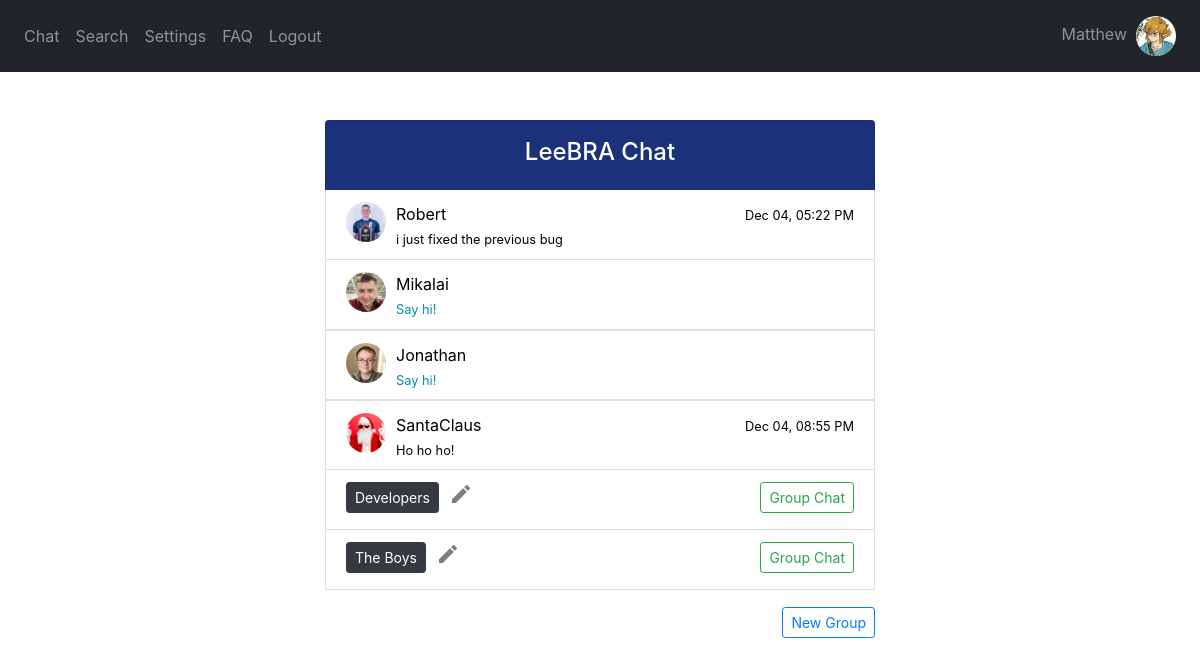
Screenshot of / (signed in) with the database file from the repository.
### website/models.py (models this page shows)
class User(db.Model, UserMixin):
    username = db.Column(db.String(150), unique=True)
    password = db.Column(db.String(150))
    answer = db.Column(db.String(150)) # security word
    question = db.Column(db.String(150)) # security question
    text_color = db.Column(db.String(20), default='Black') # message text color
    text_size = db.Column(db.String(20), default='Medium') # message text size
    background = db.Column(db.String(20), default='White') # background color
    status = db.Column(db.String(150))
    messages = db.relationship('Message')
    friends_list = db.relationship('Friend')
    block_list = db.relationship('Block')
    request_list = db.relationship('Request')
    id = db.Column(db.Integer, primary_key=True)
    groups = db.relationship('Group', secondary=user_groups, backref=db.backref('members', lazy='dynamic'))
    image_file = db.Column(db.String(20), nullable=False, default='default.jpg')

class Friend(db.Model):
    id = db.Column(db.Integer, primary_key=True)
    user_id = db.Column(db.Integer, db.ForeignKey('user.id')) #one-to-many relationship
    friend_id = db.Column(db.Integer)
    friend_name = db.Column(db.String(10000))

class Message(db.Model):
    id = db.Column(db.Integer, primary_key=True)
    data = db.Column(db.String(10000))
    date = db.Column(db.DateTime(timezone=True), default=func.now(tz=pytz.timezone('US/Eastern')))
    user_id = db.Column(db.Integer, db.ForeignKey('user.id')) #one-to-many relationship
    recipient_id = db.Column(db.Integer)
    group_id = db.Column(db.Integer)

class Group(db.Model):
    group_id = db.Column(db.Integer, primary_key=True)
    group_name = db.Column(db.String(20))

### website/routes.py (the view)
@routes.route('/', methods = ['GET', 'POST'])
@login_required
def chat():
    return render_template("chat_menu.html", User = User, user = current_user, username = current_user.username,
        Message = Message, desc = desc, redirect = redirect, and_ = and_, or_ = or_, datetime = datetime)

### website/__init__.py (called while the page is built)
def create_app():
    app = Flask(__name__)
    app.config['SECRET_KEY'] = 'wadkjwlajda'
    app.config['SQLALCHEMY_DATABASE_URI'] = f'sqlite:///{DB_NAME}'
    db.init_app(app)
    from .routes import routes
    from .auth import auth
    from .group_routes import group_routes
    app.register_blueprint(routes, url_prefix='/')
    app.register_blueprint(auth, url_prefix='/')
    app.register_blueprint(group_routes, url_prefix='/')
    from .models import User, Message
    create_database(app)
    login_manager = LoginManager()
    login_manager.login_view = 'auth.login'
    login_manager.init_app(app)
    @login_manager.user_loader
    def load_user(id):
        return User.query.get(int(id))
    return app

### website/templates/chat_menu.html (shortened to what this page needs)
{% extends "base.html" %} {% block title %}Chat{% endblock %} {% block content
    %}
<br />
<div style =   "position: fixed;
                right: 0;
                left: 0;
                margin-right: auto;
                margin-left: auto;
                min-height: 10em;
                max-width: 550px;">
    <li style="height: 70px; background-color:rgb(27, 49, 121)" class="list-group-item"><h4 style="color:white; padding-top:5px" align="center">LeeBRA Chat</h4></li>
    {% if user.friends_list %}
        {% for friend in user.friends_list %}
            <li style="height: 70px" class="list-group-item">
                    <div style="float: left; width: 40px">
                        {% set friend_data = User.query.filter(User.id == friend.friend_id).first_or_404() %}
                    <a href="/profile/{{friend_data.username}}">
                        <img id='cornerpic' style="width:40px" class="rounded-circle account-img" src="{{ url_for('static', filename='profile_pics/' + friend_data.image_file) }}"></a>
                    </div>
                    <a style="float:top; padding-bottom: 10px; color: black" class="nav-item" href="/chat/{{friend_data.username}}"><div>
                    <div style="float:left; padding-left: 10px;">{{friend_data.username}}</div>
                    {% set most_recent = Message.query.order_by(desc(Message.id)).filter(or_(and_(Message.user_id == current_user.id, Message.recipient_id == friend.friend_id), and_(Message.recipient_id == current_user.id, Message.user_id == friend.friend_id))).first() %}
                    {% if most_recent %}
                    {% set time = datetime.timedelta(hours=5) %}
                    <div align="right">
                        {% if (most_recent.date - datetime.datetime.now()).days < 0 %}
                        <div style="float:right"><small>{{(most_recent.date - time).strftime('%b %d, %I:%M %p')}}</small></div>
                        {% elif (most_recent.date - datetime.datetime.now()).days == -1 %}
                            <div style="float:right"><small>{{(message.date - time).strftime('Yesterday, %I:%M %p')}}</small></div>
                        {% else %}
                            <div style="float:right"><small>{{(most_recent.date - time).strftime('%I:%M %p')}}</small></div>
                        {% endif %}
                    </div>
                    <div style="float:left; padding-left: 10px; width: 450px; overflow:hidden; white-space: nowrap; text-overflow: ellipsis;">
                        <small>
                        {% if most_recent.user_id == current_user.id %}
                            You: {{ Message.query.order_by(desc(Message.id)).filter(and_(Message.user_id == current_user.id, Message.recipient_id == friend.friend_id)).first().data }}
                        {% else %}
                            {{ Message.query.order_by(desc(Message.id)).filter(and_(Message.recipient_id == current_user.id, Message.user_id == friend.friend_id)).first().data }}
                        {% endif %}
                        </small>
                    </a></div>
                        <br/>
                    </div>
                    {% else %}
                    <div style="float:left; padding-left: 10px; width: 450px; overflow:hidden; white-space: nowrap; text-overflow: ellipsis;">
                        <small style="color: rgb(0, 140, 175)">Say hi!</small>
                    </div>
                    {% endif %}
            </li>
        {% endfor %}
    {% endif %}
    {% if user.groups %}
        {% for specific_group in user.groups %}
            <li style="height: 60px" class="list-group-item">
                <div style="float: left; padding-right: 10px"><a class="btn btn-dark btn-sm" id="chat" href="/group-chat/{{specific_group.group_id}}">{{specific_group.group_name}}</a></div>
                <div style="float: left"><a class="close" id="chat" href="/change-group-name/{{specific_group.group_id}}"><span aria-hidden="true"><i class="material-icons">mode_edit</i></span></a></div>
                <div align="right"><a class="btn btn-outline-success btn-sm" id="chat" href="/group-chat/{{specific_group.group_id}}">Group Chat</a></div>
            </li>
        {% endfor %}
    {% endif %}
    <div style="float: right; padding-top: 3%"><a class="btn btn-outline-primary btn-sm" id="create-group" href="/create-group">New Group</a></div>
{% endblock %}

### website/templates/base.html (shortened to what this page needs)
<!DOCTYPE html>
<html>
  <head>
    <link
      rel="stylesheet"
      href="https://stackpath.bootstrapcdn.com/bootstrap/4.4.1/css/bootstrap.min.css"
    />
    <link
      rel="stylesheet"
      href="https://stackpath.bootstrapcdn.com/font-awesome/4.7.0/css/font-awesome.min.css"
    />
  </head>
  <body>
    <nav class="navbar navbar-expand-lg navbar-dark bg-dark">
      <div class="collapse navbar-collapse" id="navbar">
        <div class="navbar-nav">
          {% if current_user.is_authenticated %}
            <a class="nav-item nav-link" id="chat" href="/">Chat</a>
            <a class="nav-item nav-link" id="search" href="/search">Search</a>
            <a class="nav-item nav-link" id="settings" href="/settings">Settings</a>
            <a class="nav-item nav-link" id="faq" href="/faq">FAQ</a>
            <a class="nav-item nav-link" id="logout" href="/logout">Logout</a>
          {% else %}
            <a class="nav-item nav-link" id="login" href="/login">Log In</a>
            <a class="nav-item nav-link" id="signUp" href="/sign-up">Sign Up</a>
            <a class="nav-item nav-link" id="faq" href="/faq">FAQ</a>
          {% endif %}
        </div>
      </div>
        <div class="navbar-nav">
          {% if current_user.is_authenticated %}
            <a class="nav-item nav-link" id="chat" href="/profile">{{current_user.username}}&nbsp;&nbsp;<img id="cornerpic" style="width: 40px;" class="rounded-circle account-img" src="{{ url_for('static', filename='profile_pics/' + current_user.image_file) }}"></a>
          {% endif %}
        </div>
    </nav>
    <br />
    <div class="container">{% block content %} {% endblock %}</div>
  </body>
</html>

### website/templates/base.html (style rules this page uses)
#cornerpic { object-fit: cover; width:40px; height:40px; }

### website/templates/chat_menu.html (style rules this page uses)
.bg-dark { background-color: #212529!important; }

### rows the page displays
User: username "Matthew", image_file (picture)
Friend: image_file (picture)
User: username "Robert"
Message: date "Dec 04, 05:22 PM", query.order_by "i just fixed the previous bug"
Friend: image_file (picture), shows "Say hi!"
User: username "Mikalai"
Friend: image_file (picture), shows "Say hi!"
User: username "Jonathan"
Friend: image_file (picture)
User: username "SantaClaus"
Message: date "Dec 04, 08:55 PM", query.order_by "Ho ho ho!"
Group: group_name "Developers"
Group: group_name "The Boys"
